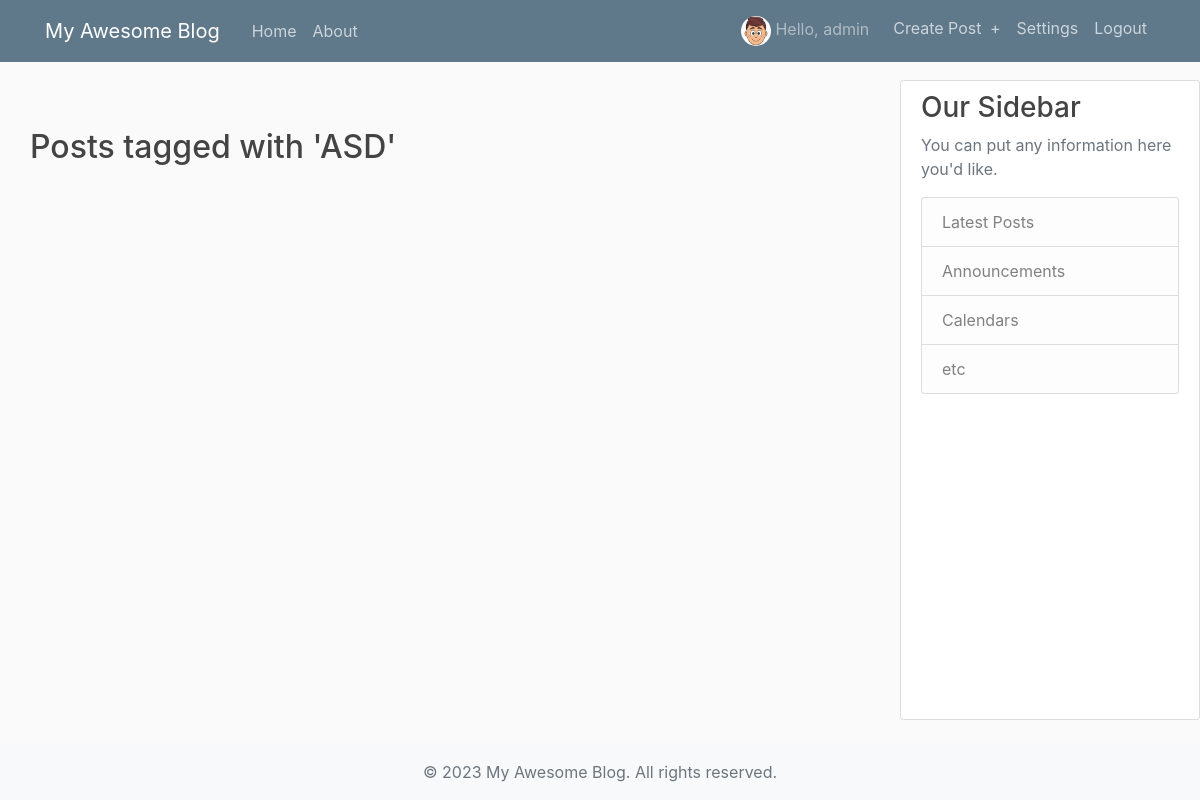
Page /tags/ASD/ (signed in) on the earlier database version.
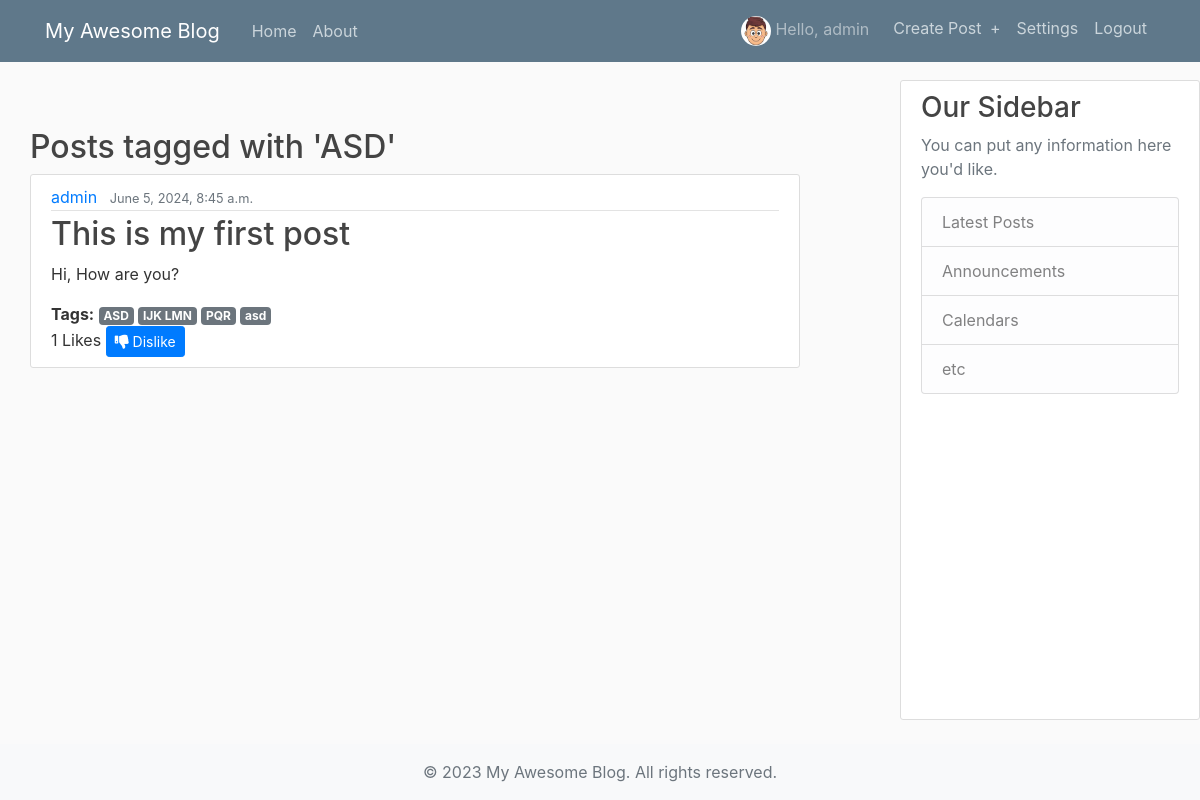
Same page on the later database version.
### blog/models.py (models this page shows, shortened)
class Post(models.Model):
    title = models.CharField(max_length=100)
    tags = models.ManyToManyField(Tag, related_name='posts', blank=True)
    content = models.TextField()
    date_posted = models.DateTimeField(default=timezone.now)
    author = models.ForeignKey(User, on_delete=models.CASCADE)
    liked_by = models.ManyToManyField(User, related_name='liked_posts', blank=True)

class Tag(models.Model):
    name = models.CharField(max_length=30, unique=True)

### blog/views.py (the view)
# urls.py: path('tags/<path:tag_name>/', views.tagged_posts, name='tagged-posts')
def tagged_posts(request, tag_name):
    posts = Post.objects.filter(tags__name=tag_name)
    context = {'posts': posts, 'tag_name': tag_name}
    return render(request, 'blog/tagged_posts.html', context)

### blog/templates/blog/tagged_posts.html (shortened to what this page needs)
{% extends "blog/base.html" %}
{% block content %}
    <h2>Posts tagged with '{{ tag_name }}'</h2>
    {% for post in posts %}
        <article class="media content-section">
            <div class="media-body">
                <div class="article-metadata">
                    <a class="mr-2 user-link" href="{% url 'user-posts' post.author.id %}">
                        {% if post.author.first_name and post.author.last_name %}
                            {{ post.author.first_name }} {{ post.author.last_name }}
                        {% else %}
                            {{ post.author.username }}
                        {% endif %}
                    </a>
                    <small class="text-muted">{{ post.date_posted }}</small>
                </div>
                <h2><a class="article-title" href="{% url 'post-detail' post.id %}">{{ post.title }}</a></h2>
                <p class="article-content">{{ post.content }}</p>
                <div class="post-tags">
                    <strong>Tags:</strong>
                    {% for tag in post.tags.all %}
                        <a href="{% url 'tagged-posts' tag.name|urlencode %}" class="badge badge-secondary" style="color: white;">
                            {{ tag.name }}
                        </a>
                    {% endfor %}
                  </div>
                <div class="like-section">
                    <span id="like-count-{{ post.id }}">{{ post.liked_by.count }} Likes</span>
                    {% if user.is_authenticated %}
                        <button class="btn btn-primary btn-sm like-button" data-post-id="{{ post.id }}">
                            {% if user in post.liked_by.all %}
                                <i class="fas fa-thumbs-down"></i> Dislike
                            {% else %}
                                <i class="fas fa-thumbs-up"></i> Like
                            {% endif %}
                        </button>
                    {% else %}
                        <button class="btn btn-primary btn-sm" disabled><i class="fas fa-thumbs-up"></i> Like</button>
                    {% endif %}
                </div>
            </div>
        </article>
    {% endfor %}
{% endblock content %}

Differences in the rows shown:
added Post: author.username "admin", date_posted "June 5, 2024, 8:45 a.m.", title "This is my first post", content "Hi, How are you?", liked_by.count "1", shows "Dislike"
added Tag: name "ASD"
added Tag: name "IJK LMN"
added Tag: name "PQR"
added Tag: name "asd"
